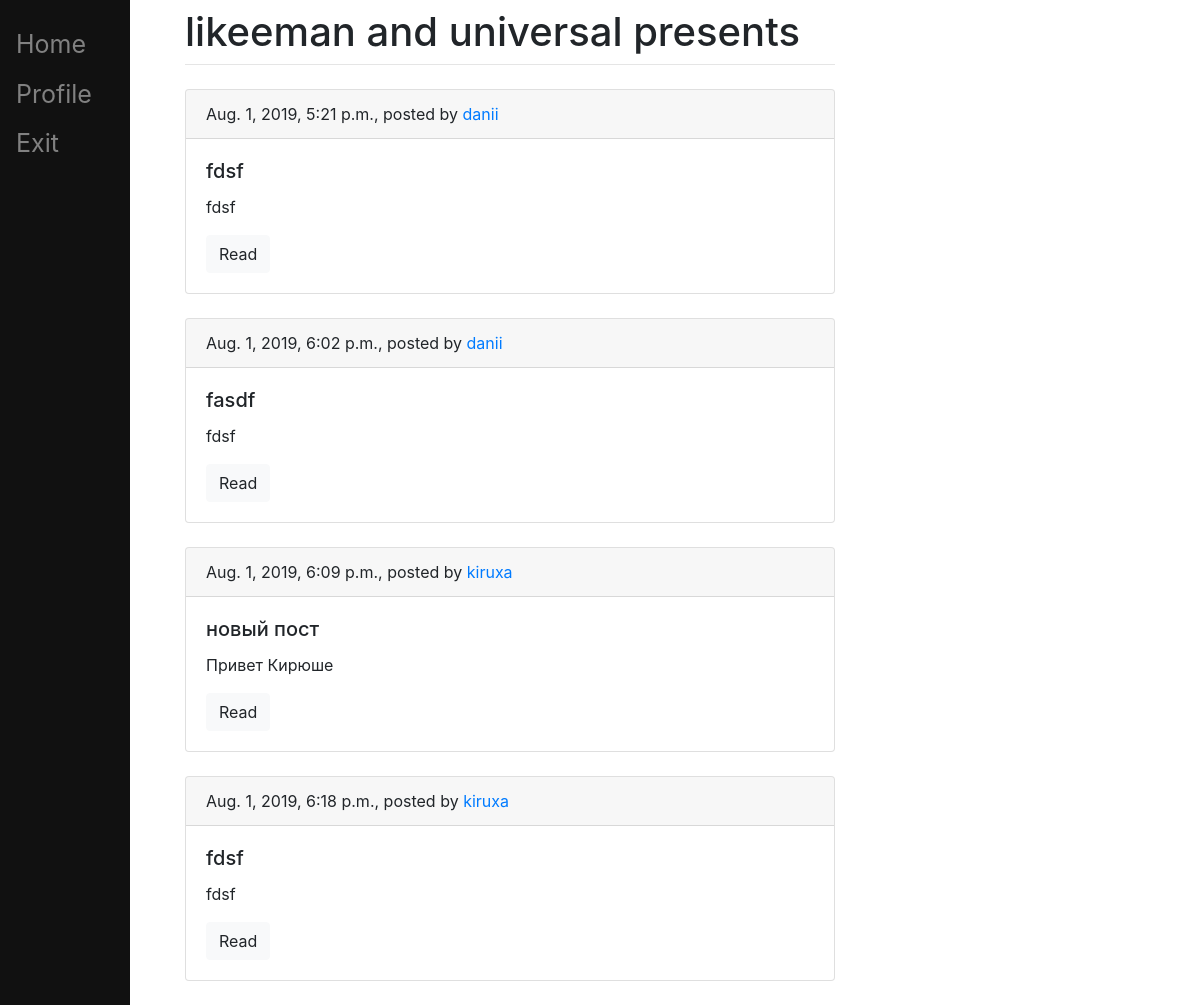
The page / (signed in) on the database as committed earlier.
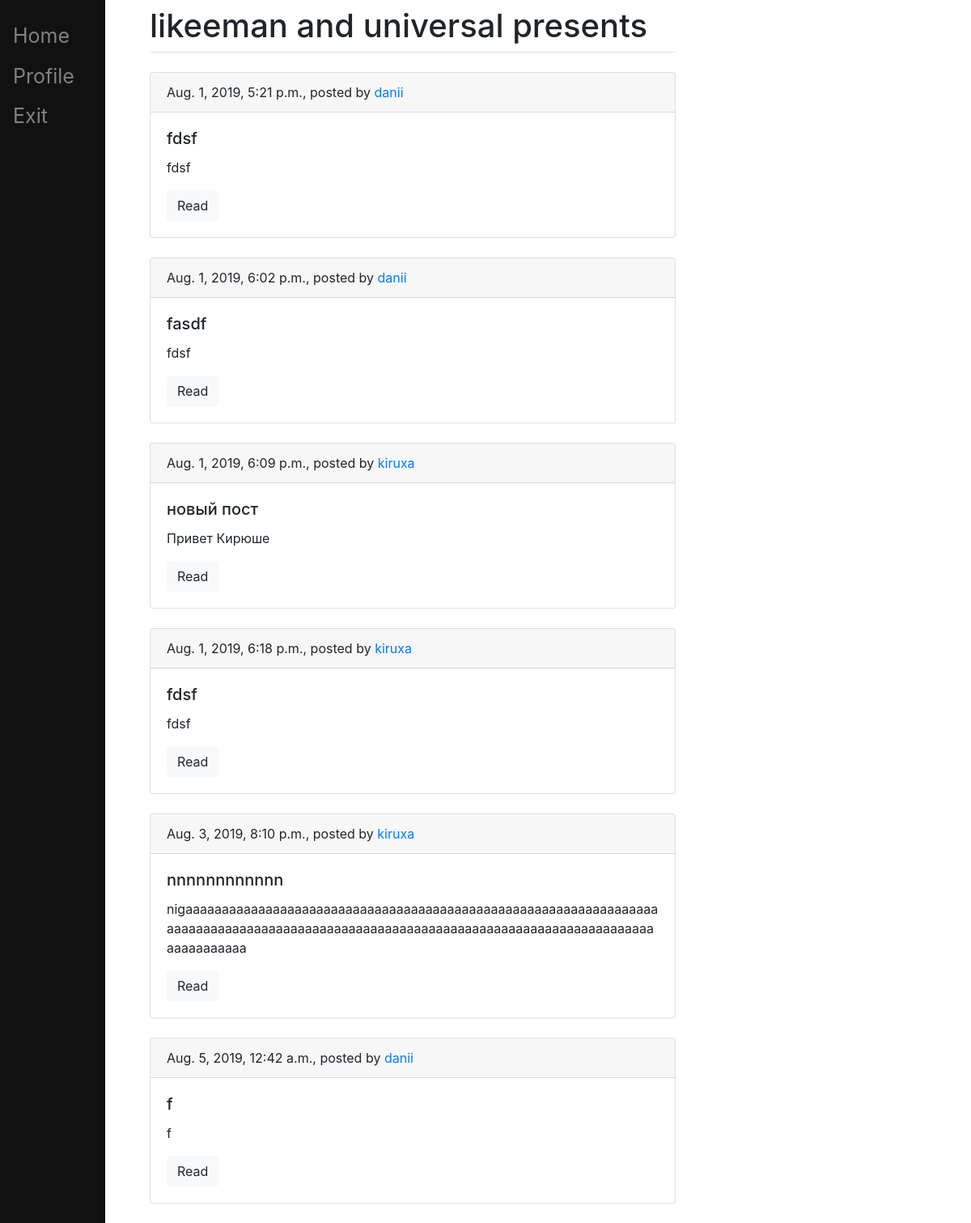
The same page on the database as committed later.
### blog/models.py (models this page shows, shortened)
class Post(models.Model):
    author = models.ForeignKey(settings.AUTH_USER_MODEL, on_delete=models.CASCADE)
    title = models.CharField(max_length=200)
    text = models.TextField()
    created_date = models.DateTimeField(default=timezone.now)
    published_date = models.DateTimeField(blank=True, null=True)

### blog/views.py (the view)
# urls.py: path('', views.post_list, name='post_list'),
def post_list(request):
    posts = Post.objects.filter(published_date__lte=timezone.now()).order_by('published_date')
    return render(request, 'blog/post_list.html', {'posts': posts})

### blog/templates/blog/post_list.html (shortened to what this page needs)
{% extends 'blog/base.html' %}
{% block content %}
    {% for post in posts %}
        <div class="card mb-4">
            <div class="card-header">
                {{ post.published_date }}, posted by <a href="#">{{post.author}}</a>
            </div>
        <div class="card-body">
            <h5 class="card-title">{{ post.title }}</h5>
        <p class="card-text">{{ post.text|truncatewords:15 }}</p>
        <a href="{% url 'post_detail' pk=post.pk %}" class="btn btn-light">Read</a>
      </div>
    </div>
    {% endfor %}
{% endblock %}

Rows that differ between the two databases and show on the page:
added Post: published_date "Aug. 3, 2019, 8:10 p.m.", author "kiruxa", title "nnnnnnnnnnnn", text "nigaaaaaaaaaaaaaaaaaaaaaaaaaaaaaaaaaaaaaaaaaaaaaaaaaaaaaaaaaaaaaaaaaaaaaaaaaaaaaaaaaaaaaaaaaaaaaaaaaaaaaaaaaaaaaaaaaaaaaaaaaaaaaaaaaaaaaaaaaaaaaaa"
added Post: published_date "Aug. 5, 2019, 12:42 a.m.", author "danii", title "f", text "f"
